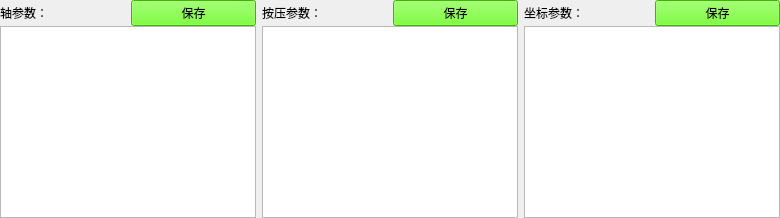
     <widget class="QWidget" name="tab_2">
      <attribute name="title">
       <string>参数设置</string>
      </attribute>
      <layout class="QGridLayout" name="gridLayout_5">
       <property name="leftMargin">
        <number>0</number>
       </property>
       <property name="topMargin">
        <number>0</number>
       </property>
       <property name="rightMargin">
        <number>0</number>
       </property>
       <property name="bottomMargin">
        <number>0</number>
       </property>
       <property name="verticalSpacing">
        <number>0</number>
       </property>
       <item row="0" column="0">
        <widget class="QLabel" name="lb_para1">
         <property name="text">
          <string>轴参数：</string>
         </property>
        </widget>
       </item>
       <item row="0" column="1">
        <widget class="QPushButton" name="pb_save1">
         <property name="styleSheet">
          <string notr="true">background-color: rgb(85, 255, 0);</string>
         </property>
         <property name="text">
          <string>保存</string>
         </property>
        </widget>
       </item>
       <item row="0" column="2">
        <widget class="QLabel" name="lb_para2">
         <property name="text">
          <string>按压参数：</string>
         </property>
        </widget>
       </item>
       <item row="0" column="3">
        <widget class="QPushButton" name="pb_save2">
         <property name="styleSheet">
          <string notr="true">background-color: rgb(85, 255, 0);</string>
         </property>
         <property name="text">
          <string>保存</string>
         </property>
        </widget>
       </item>
       <item row="0" column="4">
        <widget class="QLabel" name="lb_para3">
         <property name="text">
          <string>坐标参数：</string>
         </property>
        </widget>
       </item>
       <item row="0" column="5">
        <widget class="QPushButton" name="pb_save3">
         <property name="styleSheet">
          <string notr="true">background-color: rgb(85, 255, 0);</string>
         </property>
         <property name="text">
          <string>保存</string>
         </property>
        </widget>
       </item>
       <item row="1" column="0" colspan="2">
        <widget class="QTableWidget" name="tw_para1"/>
       </item>
       <item row="1" column="2" colspan="2">
        <widget class="QTableWidget" name="tw_para2"/>
       </item>
       <item row="1" column="4" colspan="2">
        <widget class="QTableWidget" name="tw_para3"/>
       </item>
      </layout>
     </widget>
